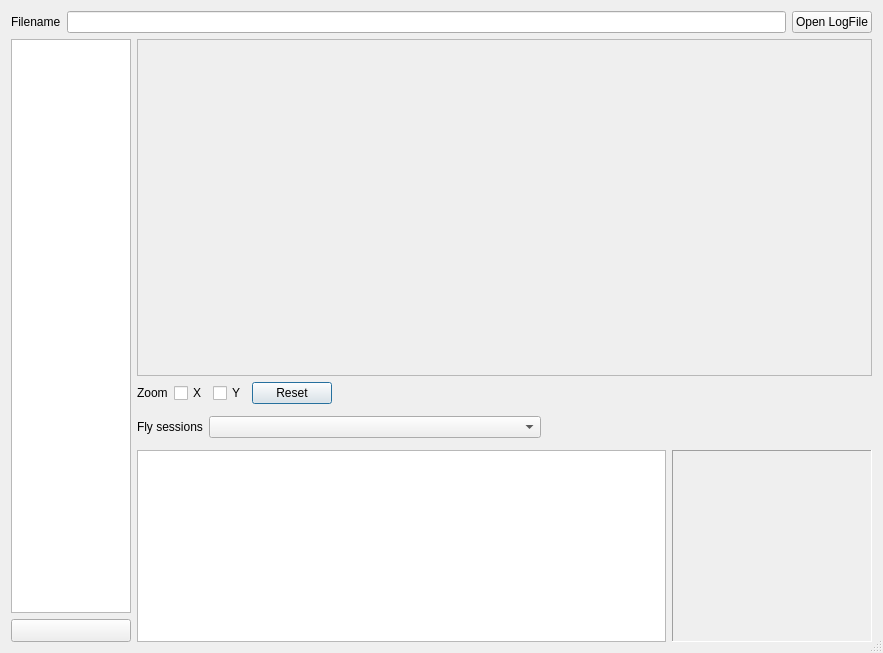
<?xml version="1.0" encoding="UTF-8"?>
<ui version="4.0">
 <class>LogsDialog</class>
 <widget class="QDialog" name="LogsDialog">
  <property name="geometry">
   <rect>
    <x>0</x>
    <y>0</y>
    <width>883</width>
    <height>653</height>
   </rect>
  </property>
  <property name="windowTitle">
   <string>Companion Log Viewer</string>
  </property>
  <property name="sizeGripEnabled">
   <bool>true</bool>
  </property>
  <layout class="QGridLayout" name="gridLayout" rowstretch="0,0,0,0,0,0,0,0,0,0,0,0,0,0">
   <item row="4" column="1">
    <layout class="QHBoxLayout" name="horizontalLayout_2">
     <item>
      <widget class="QLabel" name="label_2">
       <property name="text">
        <string>Fly sessions</string>
       </property>
      </widget>
     </item>
     <item>
      <widget class="QComboBox" name="sessions_CB">
       <property name="sizePolicy">
        <sizepolicy hsizetype="MinimumExpanding" vsizetype="Fixed">
         <horstretch>0</horstretch>
         <verstretch>0</verstretch>
        </sizepolicy>
       </property>
      </widget>
     </item>
     <item>
      <spacer name="horizontalSpacer">
       <property name="orientation">
        <enum>Qt::Horizontal</enum>
       </property>
       <property name="sizeHint" stdset="0">
        <size>
         <width>40</width>
         <height>20</height>
        </size>
       </property>
      </spacer>
     </item>
    </layout>
   </item>
   <item row="1" column="0" rowspan="12">
    <widget class="QTableWidget" name="FieldsTW">
     <property name="sizePolicy">
      <sizepolicy hsizetype="Maximum" vsizetype="Expanding">
       <horstretch>0</horstretch>
       <verstretch>0</verstretch>
      </sizepolicy>
     </property>
     <property name="maximumSize">
      <size>
       <width>120</width>
       <height>16777215</height>
      </size>
     </property>
     <property name="autoScrollMargin">
      <number>0</number>
     </property>
     <property name="editTriggers">
      <set>QAbstractItemView::NoEditTriggers</set>
     </property>
     <property name="showGrid">
      <bool>false</bool>
     </property>
     <property name="sortingEnabled">
      <bool>false</bool>
     </property>
     <property name="columnCount">
      <number>0</number>
     </property>
     <attribute name="horizontalHeaderStretchLastSection">
      <bool>true</bool>
     </attribute>
     <attribute name="verticalHeaderVisible">
      <bool>false</bool>
     </attribute>
    </widget>
   </item>
   <item row="1" column="1">
    <widget class="QFrame" name="frame_2">
     <property name="sizePolicy">
      <sizepolicy hsizetype="Expanding" vsizetype="Expanding">
       <horstretch>0</horstretch>
       <verstretch>0</verstretch>
      </sizepolicy>
     </property>
     <property name="frameShape">
      <enum>QFrame::StyledPanel</enum>
     </property>
     <property name="frameShadow">
      <enum>QFrame::Sunken</enum>
     </property>
     <property name="lineWidth">
      <number>1</number>
     </property>
     <property name="midLineWidth">
      <number>0</number>
     </property>
     <layout class="QVBoxLayout" name="verticalLayout_3">
      <property name="spacing">
       <number>0</number>
      </property>
      <property name="margin">
       <number>0</number>
      </property>
      <item>
       <widget class="QCustomPlot" name="customPlot" native="true">
        <property name="sizePolicy">
         <sizepolicy hsizetype="Preferred" vsizetype="MinimumExpanding">
          <horstretch>0</horstretch>
          <verstretch>0</verstretch>
         </sizepolicy>
        </property>
       </widget>
      </item>
     </layout>
    </widget>
   </item>
   <item row="2" column="1">
    <layout class="QHBoxLayout" name="horizontalLayout_3">
     <item>
      <widget class="QLabel" name="label_3">
       <property name="text">
        <string>Zoom</string>
       </property>
      </widget>
     </item>
     <item>
      <widget class="QCheckBox" name="ZoomX_ChkB">
       <property name="text">
        <string>X</string>
       </property>
      </widget>
     </item>
     <item>
      <widget class="QCheckBox" name="ZoomY_ChkB">
       <property name="text">
        <string>Y</string>
       </property>
      </widget>
     </item>
     <item>
      <widget class="QPushButton" name="Reset_PB">
       <property name="text">
        <string>Reset</string>
       </property>
      </widget>
     </item>
     <item>
      <spacer name="horizontalSpacer_2">
       <property name="orientation">
        <enum>Qt::Horizontal</enum>
       </property>
       <property name="sizeHint" stdset="0">
        <size>
         <width>40</width>
         <height>20</height>
        </size>
       </property>
      </spacer>
     </item>
    </layout>
   </item>
   <item row="13" column="0">
    <widget class="QPushButton" name="mapsButton">
     <property name="sizePolicy">
      <sizepolicy hsizetype="Maximum" vsizetype="Maximum">
       <horstretch>0</horstretch>
       <verstretch>0</verstretch>
      </sizepolicy>
     </property>
     <property name="minimumSize">
      <size>
       <width>0</width>
       <height>0</height>
      </size>
     </property>
     <property name="maximumSize">
      <size>
       <width>120</width>
       <height>57</height>
      </size>
     </property>
     <property name="text">
      <string/>
     </property>
     <property name="icon">
      <iconset resource="companion.qrc">
       <normaloff>:/images/maps.png</normaloff>:/images/maps.png</iconset>
     </property>
     <property name="iconSize">
      <size>
       <width>120</width>
       <height>57</height>
      </size>
     </property>
    </widget>
   </item>
   <item row="0" column="0" colspan="2">
    <layout class="QHBoxLayout" name="horizontalLayout">
     <item>
      <widget class="QLabel" name="label">
       <property name="text">
        <string>Filename</string>
       </property>
      </widget>
     </item>
     <item>
      <widget class="QLineEdit" name="FileName_LE">
       <property name="readOnly">
        <bool>true</bool>
       </property>
      </widget>
     </item>
     <item>
      <widget class="QPushButton" name="fileOpen_BT">
       <property name="text">
        <string>Open LogFile</string>
       </property>
      </widget>
     </item>
    </layout>
   </item>
   <item row="6" column="1" rowspan="8">
    <layout class="QHBoxLayout" name="horizontalLayout_4" stretch="5,1">
     <item>
      <widget class="QTableWidget" name="logTable">
       <property name="sizePolicy">
        <sizepolicy hsizetype="MinimumExpanding" vsizetype="MinimumExpanding">
         <horstretch>0</horstretch>
         <verstretch>0</verstretch>
        </sizepolicy>
       </property>
       <property name="editTriggers">
        <set>QAbstractItemView::NoEditTriggers</set>
       </property>
       <property name="showDropIndicator" stdset="0">
        <bool>false</bool>
       </property>
       <property name="dragDropOverwriteMode">
        <bool>false</bool>
       </property>
       <property name="alternatingRowColors">
        <bool>true</bool>
       </property>
       <property name="textElideMode">
        <enum>Qt::ElideNone</enum>
       </property>
       <property name="rowCount">
        <number>0</number>
       </property>
       <property name="columnCount">
        <number>0</number>
       </property>
       <attribute name="verticalHeaderVisible">
        <bool>false</bool>
       </attribute>
       <attribute name="verticalHeaderDefaultSectionSize">
        <number>18</number>
       </attribute>
       <attribute name="verticalHeaderHighlightSections">
        <bool>true</bool>
       </attribute>
       <attribute name="verticalHeaderStretchLastSection">
        <bool>false</bool>
       </attribute>
      </widget>
     </item>
     <item>
      <widget class="QLabel" name="labelCursors">
       <property name="minimumSize">
        <size>
         <width>200</width>
         <height>0</height>
        </size>
       </property>
       <property name="frameShape">
        <enum>QFrame::Panel</enum>
       </property>
       <property name="frameShadow">
        <enum>QFrame::Sunken</enum>
       </property>
       <property name="lineWidth">
        <number>1</number>
       </property>
       <property name="text">
        <string/>
       </property>
       <property name="alignment">
        <set>Qt::AlignLeading|Qt::AlignLeft|Qt::AlignTop</set>
       </property>
       <property name="wordWrap">
        <bool>false</bool>
       </property>
      </widget>
     </item>
    </layout>
   </item>
  </layout>
 </widget>
 <layoutdefault spacing="6" margin="11"/>
 <customwidgets>
  <customwidget>
   <class>QCustomPlot</class>
   <extends>QWidget</extends>
   <header>qcustomplot.h</header>
   <container>1</container>
  </customwidget>
 </customwidgets>
 <tabstops>
  <tabstop>FileName_LE</tabstop>
  <tabstop>FieldsTW</tabstop>
  <tabstop>mapsButton</tabstop>
  <tabstop>ZoomX_ChkB</tabstop>
  <tabstop>ZoomY_ChkB</tabstop>
  <tabstop>Reset_PB</tabstop>
  <tabstop>sessions_CB</tabstop>
 </tabstops>
 <resources>
  <include location="companion.qrc"/>
 </resources>
 <connections/>
</ui>
